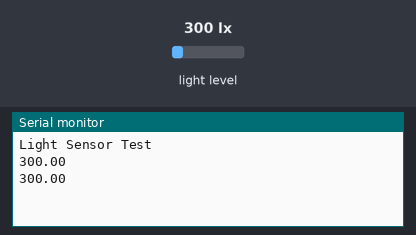
This sketch was run on a simulated Arduino Uno, built with avr-gcc and run on an emulated ATmega328P. Shown: the last lines printed to the serial monitor. The inputs (shaded band) are chosen by the test bench; at power-on: light level 300 lx.

Above: at 2.8 s.
2.9 s: light level set to 40 lx
At 4.7 s:
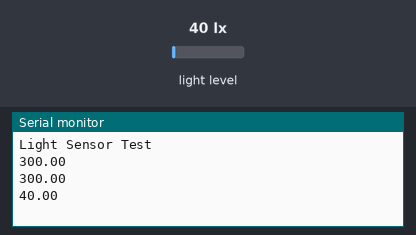
5.6 s: light level set to 500 lx
At 6.8 s:
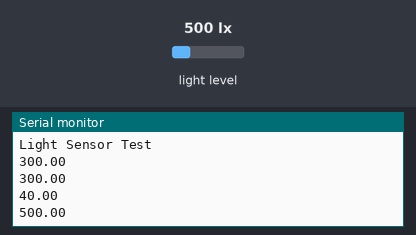
Timing chart, 0 to 8.6 s (numbered marks = the images above; inputs shaded):
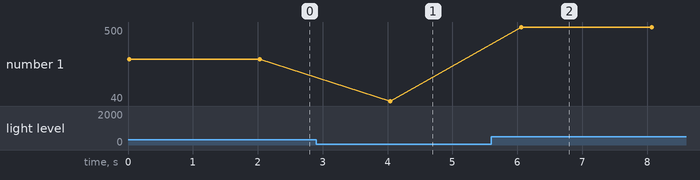

The sketch:

TSL2561-Luminosity.ino
```cpp
/*
http://www.instructables.com/id/Illuminance-Monitor-with-ESP8266-IoT/?ALLSTEPS
https://learn.adafruit.com/tsl2561/use

Use the adafruit libraries above. They work

pins
ESP8266     MPR121
3v3         3.3v
D1          SCL
D2          SDA
GND         GND

- It seems like there is a need for a few delays in the setup. Both after the wire.begin and mpr121_setup
- Also, after compiliing, turn it off and back on again
- Lastly, ensure the electrodes are always put in sequence startign on 0. Don't skip. It seeems to mess it up.
- Don't change the eletrodes while is ON. Turn it off and back on.

 */

#include <Wire.h>
#include <Adafruit_Sensor.h>
#include <Adafruit_TSL2561_U.h>

Adafruit_TSL2561_Unified tsl = Adafruit_TSL2561_Unified(TSL2561_ADDR_FLOAT, 12345);

void configureSensor(void)
{
  tsl.enableAutoRange(true);            /* Auto-gain ... switches automatically between 1x and 16x */
  tsl.setIntegrationTime(TSL2561_INTEGRATIONTIME_13MS);      /* fast but low resolution */
}

void setup(void)
{
  Serial.begin(9600);
  Serial.println("Light Sensor Test"); Serial.println("");

  if(!tsl.begin())
  {
    Serial.println("Ooops, no TSL2561 detected ... Check your wiring or I2C ADDR!");
    while(1);
  }

  configureSensor();

}


void loop(void)
{
  sensors_event_t event;
  tsl.getEvent(&event);

  if (event.light)
  {
    Serial.println(String(event.light));
  }
  else
  {
    Serial.println("Sensor overload");
  }
  delay(2000);
}
```

Measured:
- after the input at 2.9 s, the serial monitor: prints a new line after 1.1 s (image 1)
- after the input at 5.6 s, the serial monitor: prints a new line after 0.46 s (image 2)
- plotted number 1: 300 → 40 after the input at 2.9 s, 40 → 500 after the input at 5.6 s
